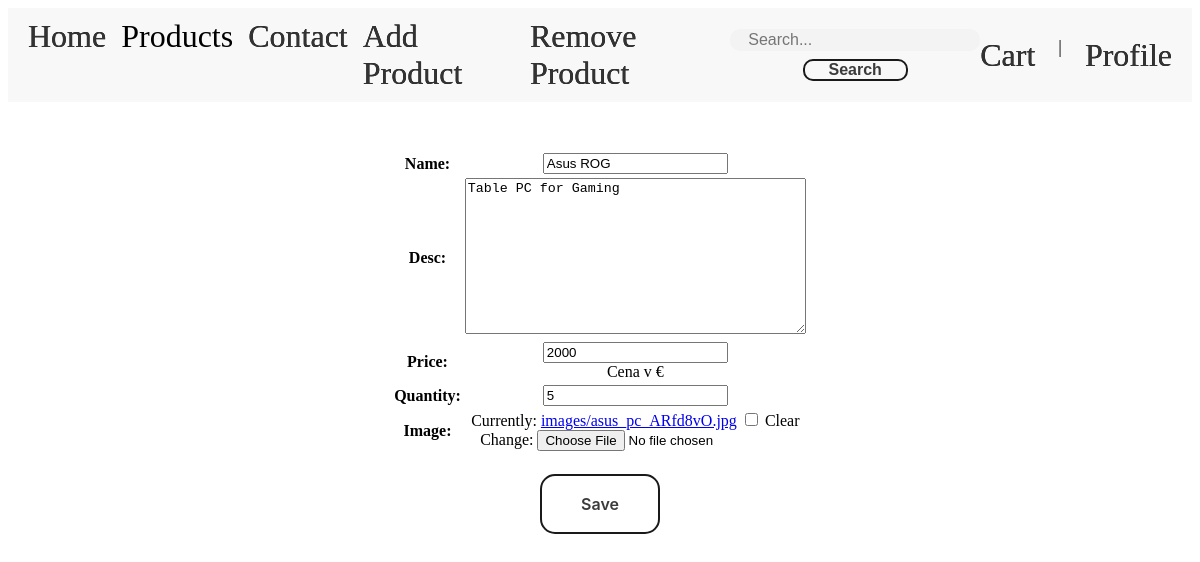
Page /products/update/3/ (signed in) on the earlier database version.
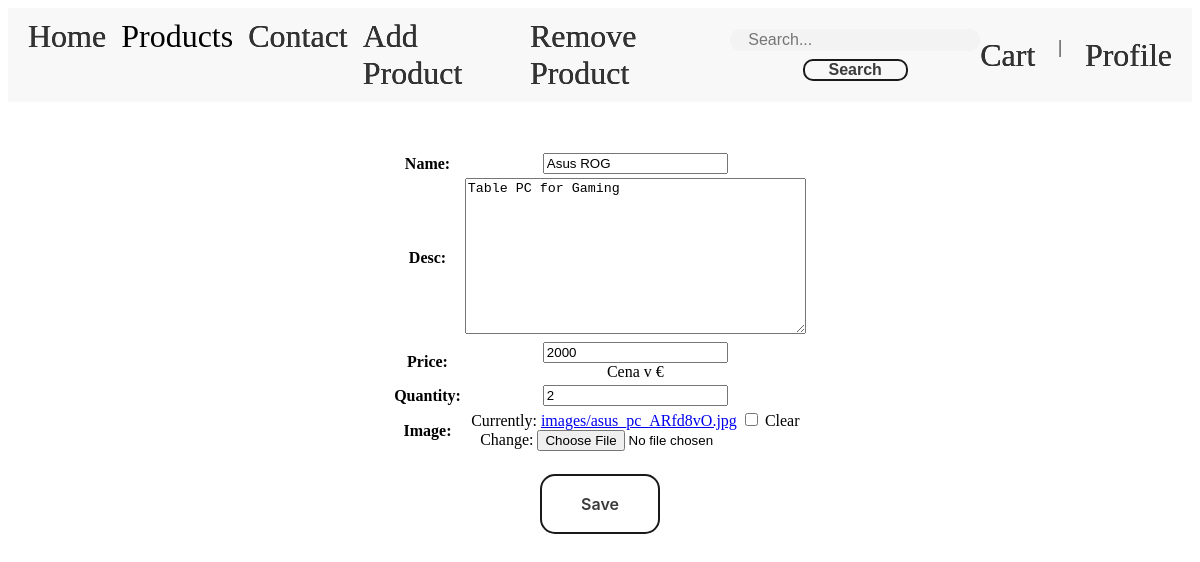
Same page on the later database version.
### product/models.py (models this page shows, shortened)
class Product(Model):
    name = CharField(max_length=64, null=False, blank=False)
    desc = TextField(max_length=1024, null=True, blank=True)
    price = IntegerField(null=False, blank=False)
    quantity = IntegerField(null=True)
    image = ImageField(upload_to='images/', null=True, blank=True)
    class Meta:
        ordering = ['name']
        verbose_name_plural = 'Products'

### product/views.py (the view)
# urls.py: path("update/<int:pk>/", ProductUpdate.as_view(), name='product_update'),
class ProductUpdate(LoginRequiredMixin, UserPassesTestMixin, UpdateView):
    form_class = ProductForm
    template_name = 'product_update.html'
    model = Product
    success_url = reverse_lazy('Product-list')
    def test_func(self):
        return self.request.user.is_superuser

### product/forms.py
class ProductForm(ModelForm):
    class Meta:
        model = Product
        fields = '__all__'
        help_texts = {
            'price' : 'Cena v €'
        }

### product/templates/product_update.html (shortened to what this page needs)
{% extends 'homepage.html' %}
{% load static %}
{% block extra_css %}
<link rel="stylesheet" href="{% static 'buttons.css' %}">
{% endblock %}
{% block content %}
<form method="post" enctype="multipart/form-data">
    <table>
        {{ form.as_table }}
    </table>
    <input type="submit" id="id_submit" value="Save" class="btn btn-back">
</form>
{% endblock %}

Differences in the rows shown:
changed Product "Asus ROG": quantity "5" → "2"
